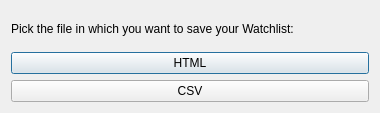
<?xml version="1.0" encoding="UTF-8"?>
<ui version="4.0">
 <class>SelectFileFormClass</class>
 <widget class="QDialog" name="SelectFileFormClass">
  <property name="geometry">
   <rect>
    <x>0</x>
    <y>0</y>
    <width>380</width>
    <height>113</height>
   </rect>
  </property>
  <property name="windowTitle">
   <string>SelectFileForm</string>
  </property>
  <layout class="QVBoxLayout" name="verticalLayout">
   <item>
    <widget class="QLabel" name="label">
     <property name="text">
      <string>Pick the file in which you want to save your Watchlist:</string>
     </property>
    </widget>
   </item>
   <item>
    <widget class="QPushButton" name="HTMLButton">
     <property name="text">
      <string>HTML</string>
     </property>
    </widget>
   </item>
   <item>
    <widget class="QPushButton" name="CSVButton">
     <property name="text">
      <string>CSV</string>
     </property>
    </widget>
   </item>
  </layout>
 </widget>
 <layoutdefault spacing="6" margin="11"/>
 <resources/>
 <connections/>
</ui>
